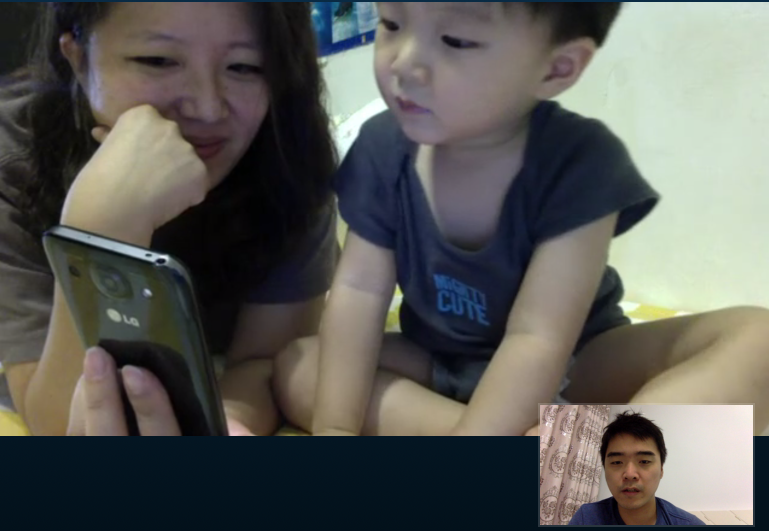
#> input picture images/weiwei.png, 1538 x 1062 px, given in place of the camera (shown at 1/2 size)
$ python cam.py --face haarcascade_frontalface_default.xml
#> lines starting #> are read from the running program, lines starting #| are printed output that depends on the picture
#> further down, frame is the input picture: shape (1062, 1538, 3); mean B, G, R 87.4, 91.4, 91.2
### facelib/imutils.py
# Import the necessary packages
import numpy as np
import cv2

# [23 lines left out: functions translate, rotate, not called in this run]

def resize(image, width = None, height = None, inter = cv2.INTER_AREA):
	# initialize the dimensions of the image to be resized and
	# grab the image size
#> called with width = 300, inter = 3
	dim = None
	(h, w) = image.shape[:2]
#> h = 1062; w = 1538

	# if both the width and height are None, then return the
	# original image
	if width is None and height is None:
		return image

	# check to see if the width is None
	if width is None:
		# calculate the ratio of the height and construct the
		# dimensions
		r = height / float(h)
		dim = (int(w * r), height)

	# otherwise, the height is None
	else:
		# calculate the ratio of the width and construct the
		# dimensions
		r = width / float(w)
#> r = 0.195
		dim = (width, int(h * r))
#> dim = (300, 207)

	# resize the image
	resized = cv2.resize(image, dim, interpolation = inter)
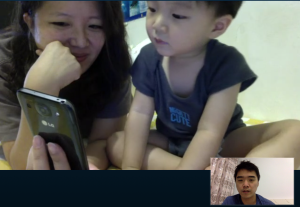
#> resized: shape (207, 300, 3); mean B, G, R 87.4, 91.4, 91.2

	# return the resized image
	return resized

### facelib/facedetector.py
import cv2

class FaceDetector:
    def __init__(self, faceCascadePath):
        # the path to the Cascade face classifier, which is serilized as an XML file
        # making a call to cv2.CascadeClassifier will deserialize the classifier,
        # load it into memory, and allow for detecting faces in images
        self.faceCascade = cv2.CascadeClassifier(faceCascadePath)

    # detect method
    def detect(self, image, scaleFactor = 1.1, minNeighbors = 5, minSize=(30, 30)):
        '''face detect method

        Args:
            image: the image being processed

            scaleFactor: How much the image size is reduced at each image scale

            minNeighbors: How many neighbors each window should have for the
                         for the area in the window to be considered a face.

            minSize:
        '''
        rects = self.faceCascade.detectMultiScale(image,
            scaleFactor = scaleFactor,
            minNeighbors = minNeighbors, minSize = minSize,
            flags = cv2.CASCADE_SCALE_IMAGE)

        return rects

### cam.py
from facelib.facedetector import FaceDetector
from facelib import imutils
import argparse
import cv2

ap = argparse.ArgumentParser()
ap.add_argument("-f", "--face", required=True, help="path to where the face cascade resides")
ap.add_argument("-v", "--video", help="path to the (optional) video file")
args = vars(ap.parse_args())

fd = FaceDetector(args["face"])

if not args.get("video", False):
    camera = cv2.VideoCapture(0)
else:
    camera = cv2.VideoCapture(args["video"])

while True:
    (grabbed, frame) = camera.read()

    if args.get("video") and not grabbed:
        break

    frame = imutils.resize(frame, width=300)
    gray = cv2.cvtColor(frame, cv2.COLOR_BGR2GRAY)
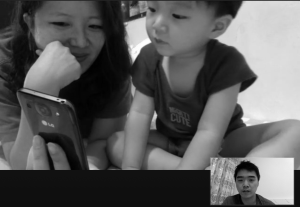
#> gray: shape (207, 300); min 1, max 254, mean 90.9

    faceRects = fd.detect(gray, scaleFactor=1.1, minNeighbors=5, minSize=(30, 30))
#> in detect, `rects = self.faceCascade.detectMultiScale(image, scaleFactor = scaleFa..`: rects = ()
#> faceRects = ()
    frameClone = frame.copy()

    for (fX, fY, fW, fH) in faceRects:
        cv2.rectangle(frameClone, (fX, fY), (fX + fW, fY + fH), (0, 255, 0), 2)
#> this loop made 0 passes

    cv2.imshow("Face", frameClone)

    if cv2.waitKey(1) & 0xFF == ord("q"):
#> (key q is pressed here)
        break

camera.release()
cv2.destroyAllWindows()
